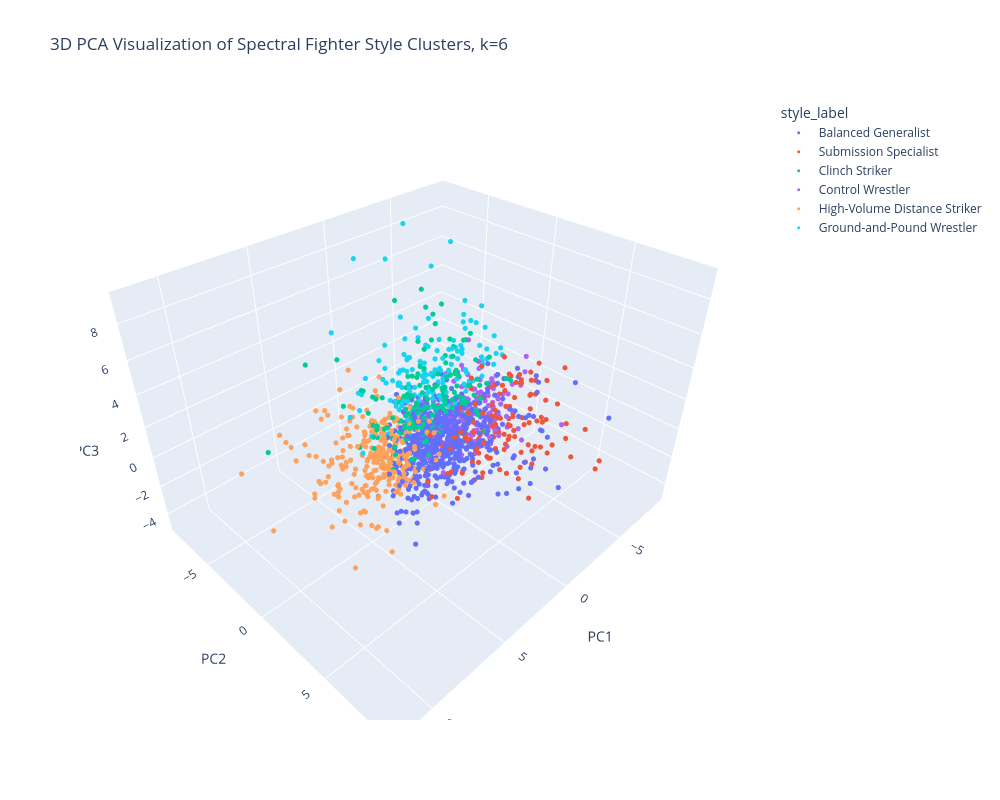

Source (notebook cell):
### Code cell
# ------------------------------------------------------------
# 5. Add readable cluster style labels
# ------------------------------------------------------------

cluster_style_names = {
    0: "High-Volume Distance Striker",
    1: "Balanced Generalist",
    2: "Submission Specialist",
    3: "Ground-and-Pound Wrestler",
    4: "Clinch Striker",
    5: "Control Wrestler",
}

df_model["style_label"] = df_model["style_cluster"].map(cluster_style_names)
# ------------------------------------------------------------
# 6. 3D PCA visualization with Plotly
# ------------------------------------------------------------

pca = PCA(n_components=3, random_state=RANDOM_STATE)
X_pca = pca.fit_transform(X_scaled)

plot_df = pd.DataFrame({
    "fighter": df_model["fighter"].values,
    "style_cluster": df_model["style_cluster"].values,
    "style_label": df_model["style_label"].values,
    "total_fights": df_model["total_fights"].values,
    "PC1": X_pca[:, 0],
    "PC2": X_pca[:, 1],
    "PC3": X_pca[:, 2]
})

fig = px.scatter_3d(
    plot_df,
    x="PC1",
    y="PC2",
    z="PC3",
    color="style_label",
    hover_name="fighter",
    hover_data={
        "style_cluster": True,
        "total_fights": True,
        "PC1": ":.3f",
        "PC2": ":.3f",
        "PC3": ":.3f"
    },
    title=f"3D PCA Visualization of Spectral Fighter Style Clusters, k={K_CLUSTERS}"
)

fig = px.scatter_3d(
    plot_df,
    x="PC1",
    y="PC2",
    z="PC3",
    color="style_label",
    hover_name="fighter",
    hover_data={
        "style_cluster": True,
        "total_fights": True,
        "PC1": ":.3f",
        "PC2": ":.3f",
        "PC3": ":.3f"
    },
    title=f"3D PCA Visualization of Spectral Fighter Style Clusters, k={K_CLUSTERS}",
    width=1000,
    height=800
)

fig.update_traces(
    marker=dict(
        size=3,
        opacity=1.0
    )
)

fig.show(
    config={
        "scrollZoom": True,
        "displayModeBar": True
    }
)

### Figure 1 — Plotly figure (JSON) as saved in the notebook; plotly's stock layout.template omitted (floating-point values rounded to 4 significant figures; data arrays with more than 128 entries replaced by an {"elided": "..."} marker saying what was removed)
{"data": [{"customdata": {"elided": "621x2 int values"}, "hovertemplate": "<b>%{hovertext}</b><br><br>style_label=Balanced Generalist<br>PC1=%{x:.3f}<br>PC2=%{y:.3f}<br>PC3=%{z:.3f}<br>style_cluster=%{customdata[0]}<br>total_fights=%{customdata[1]}<extra></extra>", "hovertext": {"elided": "621 str values"}, "legendgroup": "Balanced Generalist", "marker": {"color": "#636efa", "opacity": 1, "size": 3, "symbol": "circle"}, "mode": "markers", "name": "Balanced Generalist", "scene": "scene", "showlegend": true, "type": "scatter3d", "x": {"elided": "621 float values"}, "y": {"elided": "621 float values"}, "z": {"elided": "621 float values"}}, {"customdata": {"elided": "147x2 int values"}, "hovertemplate": "<b>%{hovertext}</b><br><br>style_label=Submission Specialist<br>PC1=%{x:.3f}<br>PC2=%{y:.3f}<br>PC3=%{z:.3f}<br>style_cluster=%{customdata[0]}<br>total_fights=%{customdata[1]}<extra></extra>", "hovertext": {"elided": "147 str values"}, "legendgroup": "Submission Specialist", "marker": {"color": "#EF553B", "opacity": 1, "size": 3, "symbol": "circle"}, "mode": "markers", "name": "Submission Specialist", "scene": "scene", "showlegend": true, "type": "scatter3d", "x": {"elided": "147 float values"}, "y": {"elided": "147 float values"}, "z": {"elided": "147 float values"}}, {"customdata": {"elided": "161x2 int values"}, "hovertemplate": "<b>%{hovertext}</b><br><br>style_label=Clinch Striker<br>PC1=%{x:.3f}<br>PC2=%{y:.3f}<br>PC3=%{z:.3f}<br>style_cluster=%{customdata[0]}<br>total_fights=%{customdata[1]}<extra></extra>", "hovertext": {"elided": "161 str values"}, "legendgroup": "Clinch Striker", "marker": {"color": "#00cc96", "opacity": 1, "size": 3, "symbol": "circle"}, "mode": "markers", "name": "Clinch Striker", "scene": "scene", "showlegend": true, "type": "scatter3d", "x": {"elided": "161 float values"}, "y": {"elided": "161 float values"}, "z": {"elided": "161 float values"}}, {"customdata": {"elided": "185x2 int values"}, "hovertemplate": "<b>%{hovertext}</b><br><br>style_label=Control Wrestler<br>PC1=%{x:.3f}<br>PC2=%{y:.3f}<br>PC3=%{z:.3f}<br>style_cluster=%{customdata[0]}<br>total_fights=%{customdata[1]}<extra></extra>", "hovertext": {"elided": "185 str values"}, "legendgroup": "Control Wrestler", "marker": {"color": "#ab63fa", "opacity": 1, "size": 3, "symbol": "circle"}, "mode": "markers", "name": "Control Wrestler", "scene": "scene", "showlegend": true, "type": "scatter3d", "x": {"elided": "185 float values"}, "y": {"elided": "185 float values"}, "z": {"elided": "185 float values"}}, {"customdata": {"elided": "298x2 int values"}, "hovertemplate": "<b>%{hovertext}</b><br><br>style_label=High-Volume Distance Striker<br>PC1=%{x:.3f}<br>PC2=%{y:.3f}<br>PC3=%{z:.3f}<br>style_cluster=%{customdata[0]}<br>total_fights=%{customdata[1]}<extra></extra>", "hovertext": {"elided": "298 str values"}, "legendgroup": "High-Volume Distance Striker", "marker": {"color": "#FFA15A", "opacity": 1, "size": 3, "symbol": "circle"}, "mode": "markers", "name": "High-Volume Distance Striker", "scene": "scene", "showlegend": true, "type": "scatter3d", "x": {"elided": "298 float values"}, "y": {"elided": "298 float values"}, "z": {"elided": "298 float values"}}, {"customdata": {"elided": "148x2 int values"}, "hovertemplate": "<b>%{hovertext}</b><br><br>style_label=Ground-and-Pound Wrestler<br>PC1=%{x:.3f}<br>PC2=%{y:.3f}<br>PC3=%{z:.3f}<br>style_cluster=%{customdata[0]}<br>total_fights=%{customdata[1]}<extra></extra>", "hovertext": {"elided": "148 str values"}, "legendgroup": "Ground-and-Pound Wrestler", "marker": {"color": "#19d3f3", "opacity": 1, "size": 3, "symbol": "circle"}, "mode": "markers", "name": "Ground-and-Pound Wrestler", "scene": "scene", "showlegend": true, "type": "scatter3d", "x": {"elided": "148 float values"}, "y": {"elided": "148 float values"}, "z": {"elided": "148 float values"}}], "layout": {"height": 800, "legend": {"title": {"text": "style_label"}, "tracegroupgap": 0}, "scene": {"domain": {"x": [0, 1], "y": [0, 1]}, "xaxis": {"title": {"text": "PC1"}}, "yaxis": {"title": {"text": "PC2"}}, "zaxis": {"title": {"text": "PC3"}}}, "title": {"text": "3D PCA Visualization of Spectral Fighter Style Clusters, k=6"}, "width": 1000}}
